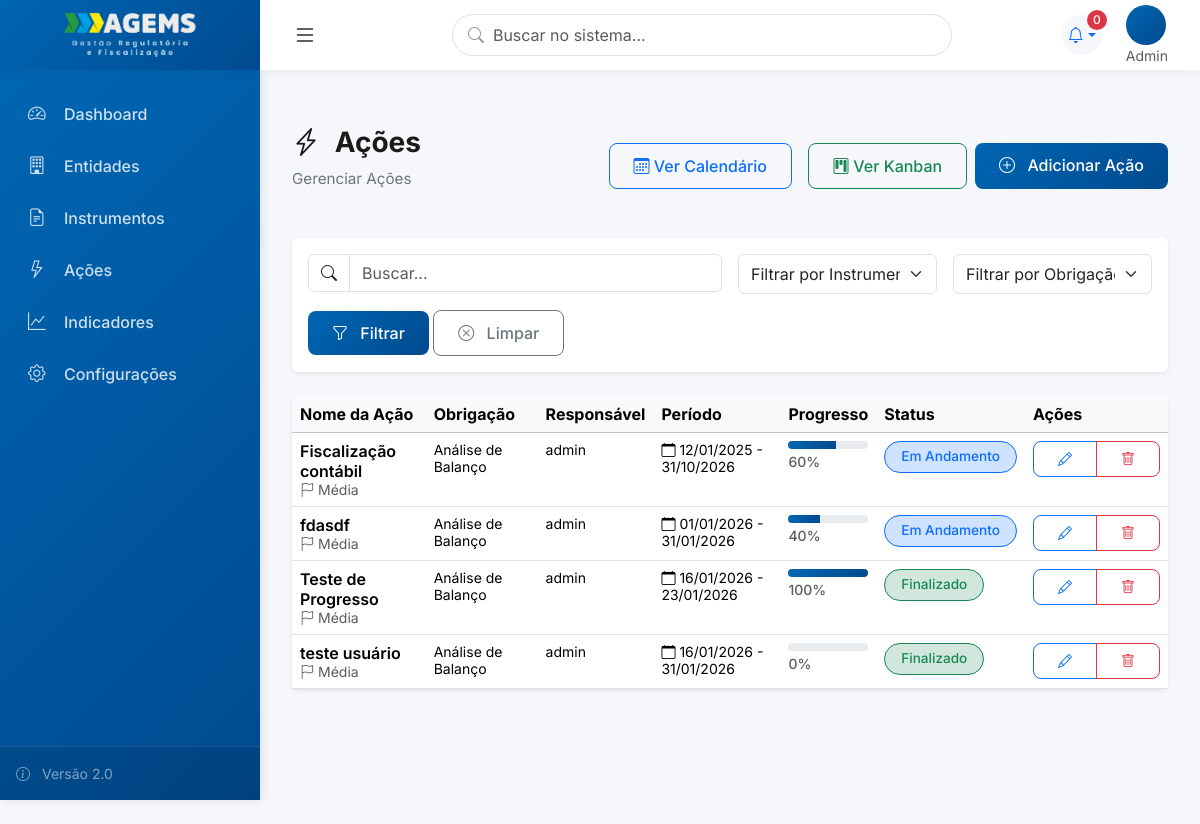
Before: /acoes/ (signed in) with the older database file.
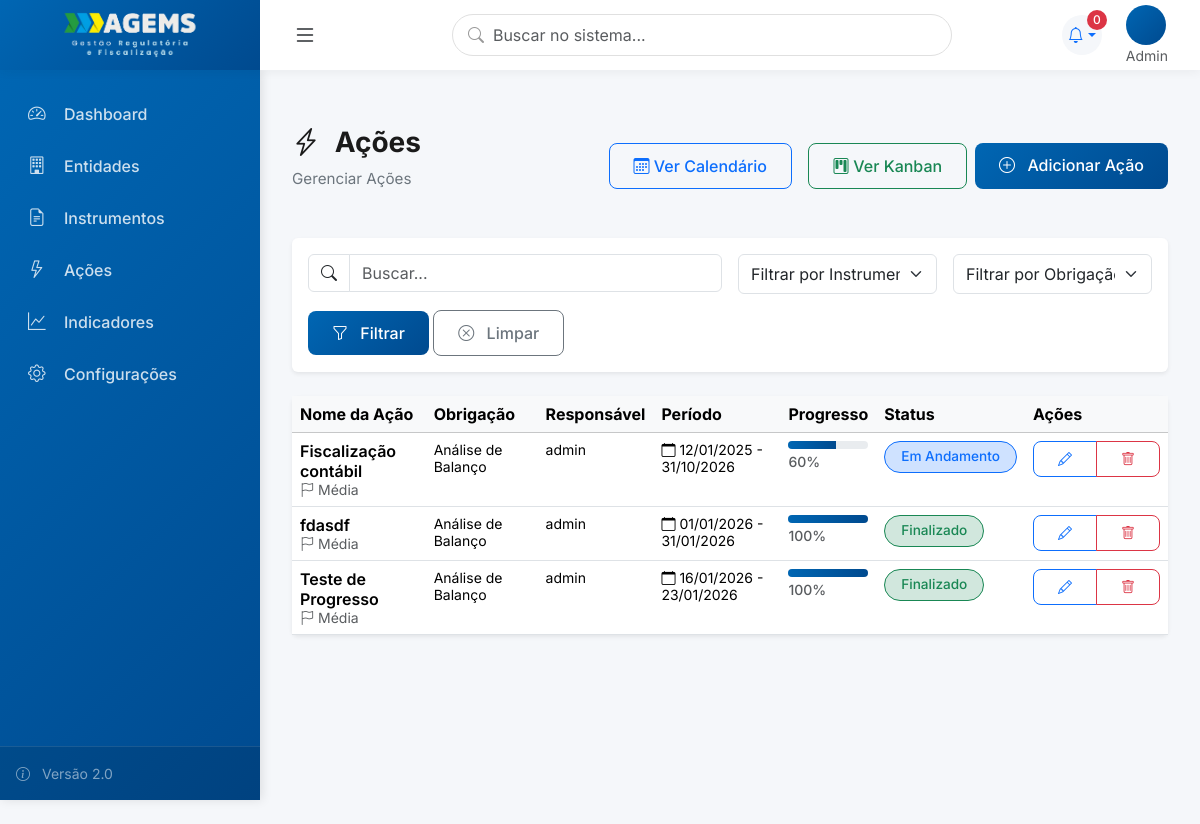
After: the same page with the newer database file.
### acoes/models.py (models this page shows, shortened)
class Acao(models.Model):
    STATUS_CHOICES = [
        ('a_iniciar', 'A Iniciar'),
        ('em_andamento', 'Em Andamento'),
        ('atrasado', 'Atrasado'),
        ('em_validacao', 'Em Validação'),
        ('finalizado', 'Finalizado'),
    ]
    PRIORIDADE_CHOICES = [
        ('baixa', 'Baixa'),
        ('media', 'Média'),
        ('alta', 'Alta'),
        ('urgente', 'Urgente'),
    ]
    PERIODICIDADE_CHOICES = [
        ('unica', 'Única'),
        ('mensal', 'Mensal'),
        ('bimestral', 'Bimestral'),
        ('trimestral', 'Trimestral'),
        ('quadrimestral', 'Quadrimestral'),
        ('semestral', 'Semestral'),
        ('anual', 'Anual'),
    ]
    nome = models.CharField('Nome da Ação', max_length=200)
    descricao = models.TextField('Descrição', blank=True)
    obrigacao = models.ForeignKey(
        Obrigacao,
        on_delete=models.CASCADE,
        verbose_name='Obrigação',
        related_name='acoes'
    )
    tipo_acao = models.ForeignKey(
        TipoAcao,
        on_delete=models.PROTECT,
        verbose_name='Tipo de Ação',
        related_name='acoes_v2',
        null=True,
        blank=True
    )
    responsavel = models.ForeignKey(
        settings.AUTH_USER_MODEL,
        on_delete=models.PROTECT,
        verbose_name='Responsável',
        related_name='acoes_responsavel',
        help_text='Responsável pela ação (apenas 1)'
    )
    executores = models.ManyToManyField(
        settings.AUTH_USER_MODEL,
        verbose_name='Executores',
        related_name='acoes_executor',
        blank=True,
        help_text='Usuários que executam a ação (pode ser vários)'
    )
    status = models.CharField('Status', max_length=15, choices=STATUS_CHOICES, default='a_iniciar')
    percentual_cumprido = models.IntegerField(
        'Percentual Cumprido (%)',
        default=0,
        help_text='Percentual de conclusão da ação (0-100)'
    )
    data_inicio = models.DateField('Data de Início')
    data_fim = models.DateField('Data de Fim')
    data_conclusao = models.DateField('Data de Conclusão Real', null=True, blank=True)
    periodicidade = models.CharField('Periodicidade', max_length=15, choices=PERIODICIDADE_CHOICES, default='unica')
    prioridade = models.CharField('Prioridade', max_length=10, choices=PRIORIDADE_CHOICES, default='media')
    dias_antecedencia_alerta = models.IntegerField(
        'Dias de Antecedência para Alerta',
        null=True,
        blank=True,
        default=None,
        help_text='Número de dias antes do prazo para gerar alerta (opcional)'
    )
    acoes_predecessoras = models.ManyToManyField(
        'self',
        symmetrical=False,
        verbose_name='Ações Predecessoras',
        related_name='acoes_sucessoras',
        blank=True,
        help_text='Ações que devem ser concluídas antes desta'
    )
    observacoes = models.TextField('Observações', blank=True)
    data_cadastro = models.DateTimeField('Data de Cadastro', auto_now_add=True)
    data_atualizacao = models.DateTimeField('Última Atualização', auto_now=True)
    class Meta:
        verbose_name = 'Ação'
        verbose_name_plural = 'Ações'
        ordering = ['data_inicio', 'prioridade', 'nome']

### instrumentos/models.py (models this page shows, shortened)
class Obrigacao(models.Model):
    STATUS_CHOICES = [
        ('pendente', 'Pendente'),
        ('em_andamento', 'Em Andamento'),
        ('cumprida', 'Cumprida'),
        ('vencida', 'Vencida'),
    ]
    titulo = models.CharField('Título da Obrigação', max_length=200)
    descricao = models.TextField('Descrição')
    clausula_referencia = models.CharField(
        'Cláusula de Referência',
        max_length=50,
        blank=True,
        help_text='Ex: Cláusula 5.2, Item 3.4, etc'
    )
    instrumento = models.ForeignKey(
        Instrumento,
        on_delete=models.CASCADE,
        verbose_name='Instrumento',
        related_name='obrigacoes'
    )
    tipo_obrigacao = models.ForeignKey(
        TipoObrigacao,
        on_delete=models.PROTECT,
        verbose_name='Tipo de Obrigação',
        related_name='obrigacoes'
    )
    recorrente = models.BooleanField(
        'Obrigação Recorrente',
        default=False,
        help_text='Se marcado, esta obrigação não será marcada como cumprida automaticamente'
    )
    data_vencimento = models.DateField(
        'Data de Vencimento',
        null=True,
        blank=True,
        help_text='Data limite para cumprimento (se aplicável)'
    )
    status = models.CharField('Status', max_length=15, choices=STATUS_CHOICES, default='pendente')
    cumprida = models.BooleanField('Cumprida', default=False)
    data_cumprimento = models.DateField('Data de Cumprimento', null=True, blank=True)
    dias_antecedencia_alerta = models.IntegerField(
        'Dias de Antecedência para Alerta',
        default=30,
        help_text='Número de dias antes do vencimento para gerar alerta'
    )
    observacoes = models.TextField('Observações', blank=True)
    data_cadastro = models.DateTimeField('Data de Cadastro', auto_now_add=True)
    data_atualizacao = models.DateTimeField('Última Atualização', auto_now=True)
    class Meta:
        verbose_name = 'Obrigação'
        verbose_name_plural = 'Obrigações'
        ordering = ['data_vencimento', 'titulo']

### usuarios/models.py (models this page shows, shortened)
class Usuario(AbstractUser):
    PERFIL_CHOICES = [
        (0, 'Admin'),
        (1, 'Diretoria'),
        (2, 'Assessoria'),
        (3, 'Coordenação'),
        (4, 'Usuário Comum'),
        (5, 'Visualizador'),
    ]
    perfil = models.IntegerField(
        choices=PERFIL_CHOICES,
        default=4,
        verbose_name='Perfil de Acesso',
        help_text='Define o nível de acesso e permissões do usuário'
    )
    diretoria = models.ForeignKey(
        'core.Diretoria',
        on_delete=models.SET_NULL,
        null=True,
        blank=True,
        related_name='usuarios_diretoria',
        verbose_name='Diretoria',
        help_text='Diretoria principal do usuário (obrigatório para perfis 1-5)'
    )
    subunidade = models.ForeignKey(
        'core.Subunidade',
        on_delete=models.SET_NULL,
        null=True,
        blank=True,
        related_name='usuarios',
        verbose_name='Subunidade',
        help_text='Subunidade específica (obrigatório para perfis 2, 3, 4)'
    )
    diretorias_visualizacao = models.ManyToManyField(
        'core.Diretoria',
        blank=True,
        related_name='visualizadores',
        verbose_name='Diretorias para Visualização',
        help_text='Diretorias que o visualizador pode acessar (apenas para perfil 5)'
    )
    cargo = models.CharField(max_length=100, blank=True, verbose_name='Cargo')
    setor = models.CharField(max_length=100, blank=True, verbose_name='Setor/Departamento')
    telefone = models.CharField(max_length=20, blank=True, verbose_name='Telefone')
    entidade = models.ForeignKey(
        'entidades.Entidade',
        on_delete=models.SET_NULL,
        null=True,
        blank=True,
        related_name='usuarios',
        verbose_name='Entidade'
    )
    senha_temporaria = models.BooleanField(
        default=False,
        verbose_name='Senha Temporária',
        help_text='Se True, usuário será forçado a trocar senha no próximo login'
    )
    ativo = models.BooleanField(default=True, verbose_name='Usuário Ativo')
    data_criacao = models.DateTimeField(auto_now_add=True, verbose_name='Data de Criação')
    data_atualizacao = models.DateTimeField(auto_now=True, verbose_name='Última Atualização')
    class Meta:
        verbose_name = 'Usuário'
        verbose_name_plural = 'Usuários'
        ordering = ['first_name', 'last_name']
        indexes = [
            models.Index(fields=['perfil']),
            models.Index(fields=['diretoria']),
            models.Index(fields=['subunidade']),
        ]

### acoes/views.py (the view)
# urls.py: path('acoes/', AcaoListView.as_view(), name='acao_list'),
class AcaoListView(ModernListView):
    model = Acao
    template_name = 'acoes/acao_list.html'
    icon = "bi bi-lightning-charge"
    create_url = 'acao_create'
    search_fields = ['nome', 'descricao', 'obrigacao__titulo']
    def get_queryset(self):
        instrumento_id = self.request.GET.get('instrumento')
        obrigacao_id = self.request.GET.get('obrigacao')
        queryset = Acao.objects.all()
        if instrumento_id:
            queryset = queryset.filter(obrigacao__instrumento_id=instrumento_id)
        if obrigacao_id:
            queryset = queryset.filter(obrigacao_id=obrigacao_id)
        return queryset.order_by('data_inicio', 'prioridade', 'nome')
    def get_context_data(self, **kwargs):
        context = super().get_context_data(**kwargs)
        instrumento_id = self.request.GET.get('instrumento')
        context['instrumentos'] = Instrumento.objects.all()
        context['obrigacoes'] = Obrigacao.objects.filter(instrumento_id=instrumento_id) if instrumento_id else Obrigacao.objects.all()
        try:
            context['instrumento_selecionado'] = int(instrumento_id) if instrumento_id else None
        except (ValueError, TypeError):
            context['instrumento_selecionado'] = None
        try:
            context['obrigacao_selecionada'] = int(self.request.GET.get('obrigacao')) if self.request.GET.get('obrigacao') else None
        except (ValueError, TypeError):
            context['obrigacao_selecionada'] = None
        return context

### core/models.py (called while the page is built)
    def __str__(self):
        return self.nome

### core/views.py (called while the page is built)
    def get_context_data(self, **kwargs):
        context = super().get_context_data(**kwargs)
        context['title'] = getattr(self, 'title', self.model._meta.verbose_name_plural.title())
        context['subtitle'] = getattr(self, 'subtitle', f'Gerenciar {self.model._meta.verbose_name_plural}')
        context['icon'] = getattr(self, 'icon', 'bi bi-list')
        context['singular_name'] = self.model._meta.verbose_name.title()
        context['create_url'] = getattr(self, 'create_url', f'{self.model._meta.model_name}_create')
        return context

### instrumentos/models.py (called while the page is built)
    def __str__(self):
        return f"{self.numero} - {self.tipo_instrumento}"

### templates/acoes/acao_list.html (shortened to what this page needs)
﻿{% extends 'components/list_view.html' %}
{% block header_actions %}
<a href="{% url 'acao_calendario' %}" class="btn btn-outline-primary me-2"><i class="bi bi-calendar3"></i> Ver
    Calendário</a>
<a href="{% url 'acao_kanban' %}" class="btn btn-outline-success"><i class="bi bi-kanban"></i> Ver Kanban</a>
{% endblock %}
{% block extra_filters %}
<div class="col-md-3">
    <select name="instrumento" id="instrumento" class="form-select" style="height: 40px;">
        <option value=""> Filtrar por Instrumento...</option>
    </select>
</div>
<div class="col-md-3">
    <select name="obrigacao" id="obrigacao" class="form-select" style="height: 40px;">
        <option value=""> Filtrar por Obrigação...</option>
    </select>
</div>
{% endblock %}
{% block table_headers %}
<th>Nome da Ação</th>
<th>Obrigação</th>
<th>Responsável</th>
<th>Período</th>
<th>Progresso</th>
<th>Status</th>
{% endblock %}
{% block table_rows %}
{% for acao in object_list %}
<tr>
    <td>
        <div class="fw-semibold toggle-checklist" data-acao="{{acao.id}}" style="cursor:pointer;">{{acao.nome}}
        </div>
        <small class="text-muted"><i class="bi bi-flag me-1"></i>{{acao.get_prioridade_display}}</small>
    </td>
    <td><small>{{acao.obrigacao.titulo}}</small></td>
    <td><small>{{acao.responsavel.get_full_name|default:acao.responsavel.username}}</small></td>
    <td><small><i class="bi bi-calendar me-1"></i>{{acao.data_inicio|date:"d/m/Y"}} -
            {{acao.data_fim|date:"d/m/Y"}}</small></td>
    <td>
        <div class="progress mb-1" style="height: 8px; border-radius: 4px; background-color: #e9ecef;">
            <div class="progress-bar" role="progressbar"
                style="width: {{acao.percentual_cumprido}}%; background: linear-gradient(90deg, #0066B3 0%, #004A8F 100%);"
                aria-valuenow="{{acao.percentual_cumprido}}" aria-valuemin="0" aria-valuemax="100">
            </div>
        </div>
        <small class="text-muted fw-medium">{{acao.percentual_cumprido}}%</small>
    </td>
    <td>
        {% if  acao.status  ==  'finalizado' %}<span
            class="badge rounded-pill bg-success-subtle text-success border border-success">Finalizado</span>
        {% elif acao.status == 'em_andamento' %}<span
            class="badge rounded-pill bg-primary-subtle text-primary border border-primary">Em Andamento</span>
        {% elif acao.status == 'atrasado' %}<span
            class="badge rounded-pill bg-danger-subtle text-danger border border-danger">Atrasado</span>
        {% else %}<span
            class="badge rounded-pill bg-secondary-subtle text-secondary border border-secondary">{{acao.get_status_display}}</span>{% endif %}
    </td>
    <td>
        <div class="btn-group btn-group-sm">
            <a href="{% url 'acao_edit' acao.pk %}" class="btn btn-outline-primary" title="Editar"><i
                    class="bi bi-pencil"></i></a>
            <a href="{% url 'acao_delete' acao.pk %}" class="btn btn-outline-danger" title="Excluir"><i
                    class="bi bi-trash"></i></a>
        </div>
    </td>
</tr>
{% endfor %}
{% endblock %}

Changed rows visible on the page:
removed Acao: nome "teste usuário", prioridade "Média", obrigacao.titulo "Análise de Balanço", responsavel.get_full_name "admin", data_inicio "16/01/2026", data_fim "31/01/2026", percentual_cumprido "0", status "Finalizado"
changed Acao "fdasdf": percentual_cumprido "40" → "100"; status "Em Andamento" → "Finalizado"
